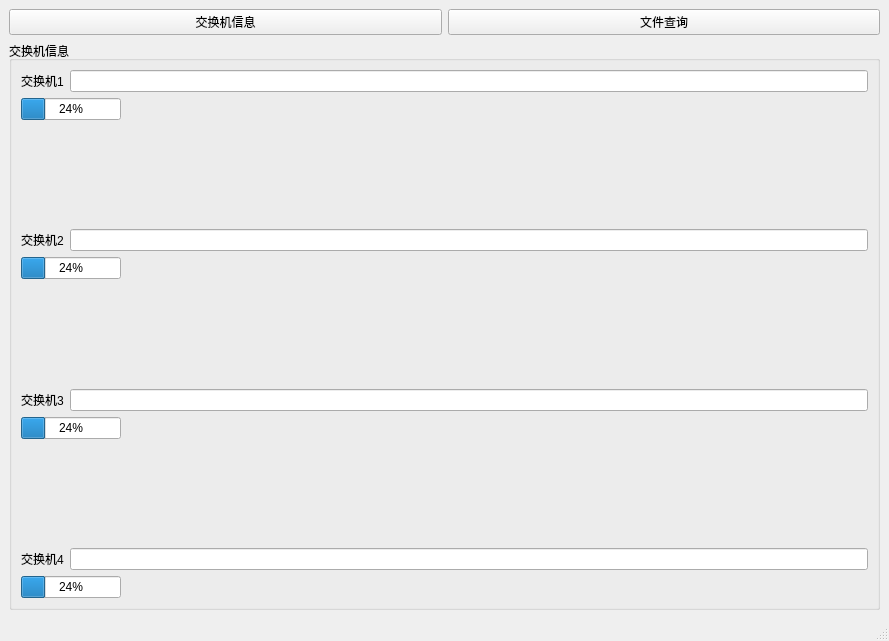
<?xml version="1.0" encoding="UTF-8"?>
<ui version="4.0">
 <class>MainWindow</class>
 <widget class="QMainWindow" name="MainWindow">
  <property name="geometry">
   <rect>
    <x>0</x>
    <y>0</y>
    <width>889</width>
    <height>641</height>
   </rect>
  </property>
  <property name="windowTitle">
   <string>Network Interface</string>
  </property>
  <widget class="QWidget" name="centralwidget">
   <layout class="QVBoxLayout" name="verticalLayout_central">
    <item>
     <layout class="QHBoxLayout" name="horizontalLayout_buttons">
      <item>
       <widget class="QPushButton" name="pushButton_switchWindow">
        <property name="text">
         <string>交换机信息</string>
        </property>
       </widget>
      </item>
      <item>
       <widget class="QPushButton" name="pushButton">
        <property name="text">
         <string>文件查询</string>
        </property>
       </widget>
      </item>
     </layout>
    </item>
    <item>
     <widget class="QGroupBox" name="fileSaveGroupBox">
      <property name="title">
       <string>交换机信息</string>
      </property>
      <layout class="QVBoxLayout" name="verticalLayout_save">
       <item>
        <layout class="QVBoxLayout" name="verticalLayout">
         <item>
          <layout class="QHBoxLayout" name="horizontalLayout">
           <item>
            <widget class="QLabel" name="label">
             <property name="text">
              <string>交换机1</string>
             </property>
            </widget>
           </item>
           <item>
            <widget class="QLineEdit" name="lineEdit"/>
           </item>
          </layout>
         </item>
         <item>
          <widget class="QProgressBar" name="progressBar">
           <property name="maximumSize">
            <size>
             <width>100</width>
             <height>16777215</height>
            </size>
           </property>
           <property name="value">
            <number>24</number>
           </property>
          </widget>
         </item>
        </layout>
       </item>
       <item>
        <spacer name="verticalSpacer">
         <property name="orientation">
          <enum>Qt::Vertical</enum>
         </property>
         <property name="sizeHint" stdset="0">
          <size>
           <width>20</width>
           <height>40</height>
          </size>
         </property>
        </spacer>
       </item>
       <item>
        <layout class="QVBoxLayout" name="verticalLayout_2">
         <item>
          <layout class="QHBoxLayout" name="horizontalLayout_2">
           <item>
            <widget class="QLabel" name="label_2">
             <property name="text">
              <string>交换机2</string>
             </property>
            </widget>
           </item>
           <item>
            <widget class="QLineEdit" name="lineEdit_2"/>
           </item>
          </layout>
         </item>
         <item>
          <widget class="QProgressBar" name="progressBar_2">
           <property name="maximumSize">
            <size>
             <width>100</width>
             <height>16777215</height>
            </size>
           </property>
           <property name="value">
            <number>24</number>
           </property>
          </widget>
         </item>
        </layout>
       </item>
       <item>
        <spacer name="verticalSpacer_2">
         <property name="orientation">
          <enum>Qt::Vertical</enum>
         </property>
         <property name="sizeHint" stdset="0">
          <size>
           <width>20</width>
           <height>40</height>
          </size>
         </property>
        </spacer>
       </item>
       <item>
        <layout class="QVBoxLayout" name="verticalLayout_3">
         <item>
          <layout class="QHBoxLayout" name="horizontalLayout_3">
           <item>
            <widget class="QLabel" name="label_3">
             <property name="text">
              <string>交换机3</string>
             </property>
            </widget>
           </item>
           <item>
            <widget class="QLineEdit" name="lineEdit_3"/>
           </item>
          </layout>
         </item>
         <item>
          <widget class="QProgressBar" name="progressBar_3">
           <property name="maximumSize">
            <size>
             <width>100</width>
             <height>16777215</height>
            </size>
           </property>
           <property name="value">
            <number>24</number>
           </property>
          </widget>
         </item>
        </layout>
       </item>
       <item>
        <spacer name="verticalSpacer_3">
         <property name="orientation">
          <enum>Qt::Vertical</enum>
         </property>
         <property name="sizeHint" stdset="0">
          <size>
           <width>20</width>
           <height>40</height>
          </size>
         </property>
        </spacer>
       </item>
       <item>
        <layout class="QVBoxLayout" name="verticalLayout_4">
         <item>
          <layout class="QHBoxLayout" name="horizontalLayout_4">
           <item>
            <widget class="QLabel" name="label_4">
             <property name="text">
              <string>交换机4</string>
             </property>
            </widget>
           </item>
           <item>
            <widget class="QLineEdit" name="lineEdit_4"/>
           </item>
          </layout>
         </item>
         <item>
          <widget class="QProgressBar" name="progressBar_4">
           <property name="maximumSize">
            <size>
             <width>100</width>
             <height>16777215</height>
            </size>
           </property>
           <property name="value">
            <number>24</number>
           </property>
          </widget>
         </item>
        </layout>
       </item>
      </layout>
     </widget>
    </item>
   </layout>
  </widget>
  <widget class="QStatusBar" name="statusbar"/>
 </widget>
 <resources/>
 <connections/>
</ui>
